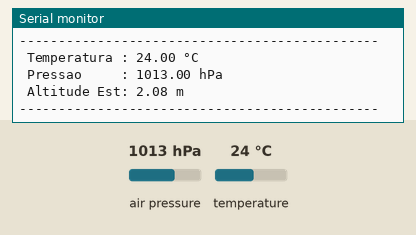
This program was run on a simulated ESP32. Parts: the last lines printed to the serial monitor. The inputs (shaded band) are chosen by the test bench; at power-on: air pressure 1013 hPa, temperature 24 °C.

Above: at 1.2 s.
1.3 s: air pressure set to 952 hPa
At 2.6 s:
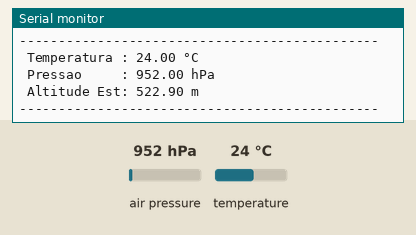
2.8 s: temperature set to 12 °C
4.3 s: air pressure set to 975 hPa
At 7.0 s:
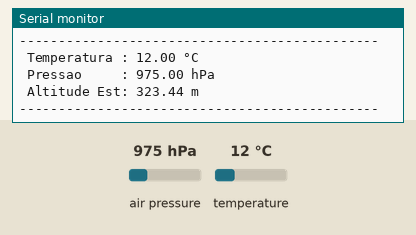
Timing chart, 0 to 8.5 s (numbered marks = the images above; inputs shaded):
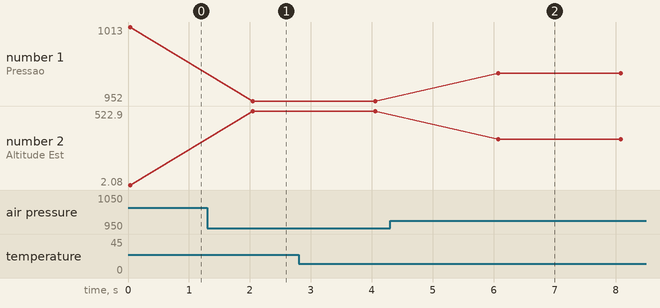

Measured:
- after the input at 1.3 s, the serial monitor: prints a new line after 0.75 s (image 1)
- after the input at 4.3 s, the serial monitor: prints a new line after 1.8 s (image 2)
- plotted number 1: 1013 → 952 after the input at 1.3 s, 952 → 975 after the input at 4.3 s
- plotted number 2: 2.08 → 522.9 after the input at 1.3 s, 522.9 → 323.44 after the input at 4.3 s

The program:

main.cpp
```cpp
#include <Arduino.h>
#include <Wire.h>
#include <Adafruit_BMP280.h>

// Definicao dos pinos I2C customizados para o ESP32
#define I2C_SDA 21
#define I2C_SCL 22

// Instancia da biblioteca do sensor BMP280
Adafruit_BMP280 bmp;

void setup() {
    // 1. Inicializacao da comunicação Serial
    Serial.begin(115200);
    while (!Serial && millis() < 3000); // Aguarda a conexao serial por ate 3s

    Serial.println("\n==============================================");
    Serial.println("  ESP32 - Teste de Diagnostico do Sensor BMP280");
    Serial.println("==============================================\n");

    // 2. Inicializacao do barramento I2C com pinos especificos (SDA=21, SCL=22)
    Serial.printf("[INFO] Inicializando barramento I2C (SDA: GPIO %d, SCL: GPIO %d)...\n", I2C_SDA, I2C_SCL);
    Wire.begin(I2C_SDA, I2C_SCL);

    // 3. Tentativa de inicializacao do sensor nos enderecos I2C padrao (0x76 ou 0x77)
    bool status = bmp.begin(0x76);
    if (!status) {
        // Tenta o endereco alternativo 0x77 se 0x76 falhar
        status = bmp.begin(0x77);
    }

    // 4. Verificacao de integridade e leitura do Chip ID
    if (!status) {
        Serial.println("\n[ERRO CRITICO] Falha ao detectar o sensor BMP280!");
        Serial.println("Verifique:");
        Serial.println("  1. Se as conexoes SDA (GPIO 21) e SCL (GPIO 22) estao corretas.");
        Serial.println("  2. Se a alimentacao VCC (3.3V) e GND estao ligadas firmemente.");
        Serial.println("  3. Se o endereco I2C do modulo eh 0x76 ou 0x77.");
        Serial.println("\nExecucao interrompida.");

        // Interrompe a execucao em loop infinito
        while (1) {
            delay(1000);
        }
    }

    // Leitura do registrador de Chip ID
    uint8_t chipID = bmp.sensorID();
    Serial.println("[SUCESSO] Sensor BMP280 detectado no barramento I2C!");
    Serial.printf("[DIAGNOSTICO] Chip ID lido: 0x%02X (Esperado: 0x58 para BMP280)\n\n", chipID);

    // Configuracoes de amostragem padrao do BMP280
    bmp.setSampling(Adafruit_BMP280::MODE_NORMAL,     /* Modo de Operacao */
                    Adafruit_BMP280::SAMPLING_X2,     /* Temp. oversampling */
                    Adafruit_BMP280::SAMPLING_X16,    /* Pressao oversampling */
                    Adafruit_BMP280::FILTER_X16,      /* Filtragem IIR */
                    Adafruit_BMP280::STANDBY_MS_500); /* Tempo de Standby */

    Serial.println("Iniciando leituras continuas a cada 2 segundos...\n");
}

void loop() {
    // Leitura das grandezas fisicas
    float temperatura = bmp.readTemperature();          // Em °C
    float pressao = bmp.readPressure() / 100.0F;        // Converte de Pa para hPa
    float altitude = bmp.readAltitude(1013.25);         // Altitude calculada com pressao de referencia ao nivel do mar (1013.25 hPa)

    // Impressao limpa e formatada no terminal
    Serial.println("----------------------------------------------");
    Serial.printf(" Temperatura : %.2f °C\n", temperatura);
    Serial.printf(" Pressao     : %.2f hPa\n", pressao);
    Serial.printf(" Altitude Est: %.2f m\n", altitude);
    Serial.println("----------------------------------------------\n");

    // Intervalo de 2 segundos entre leituras
    delay(2000);
}
```
